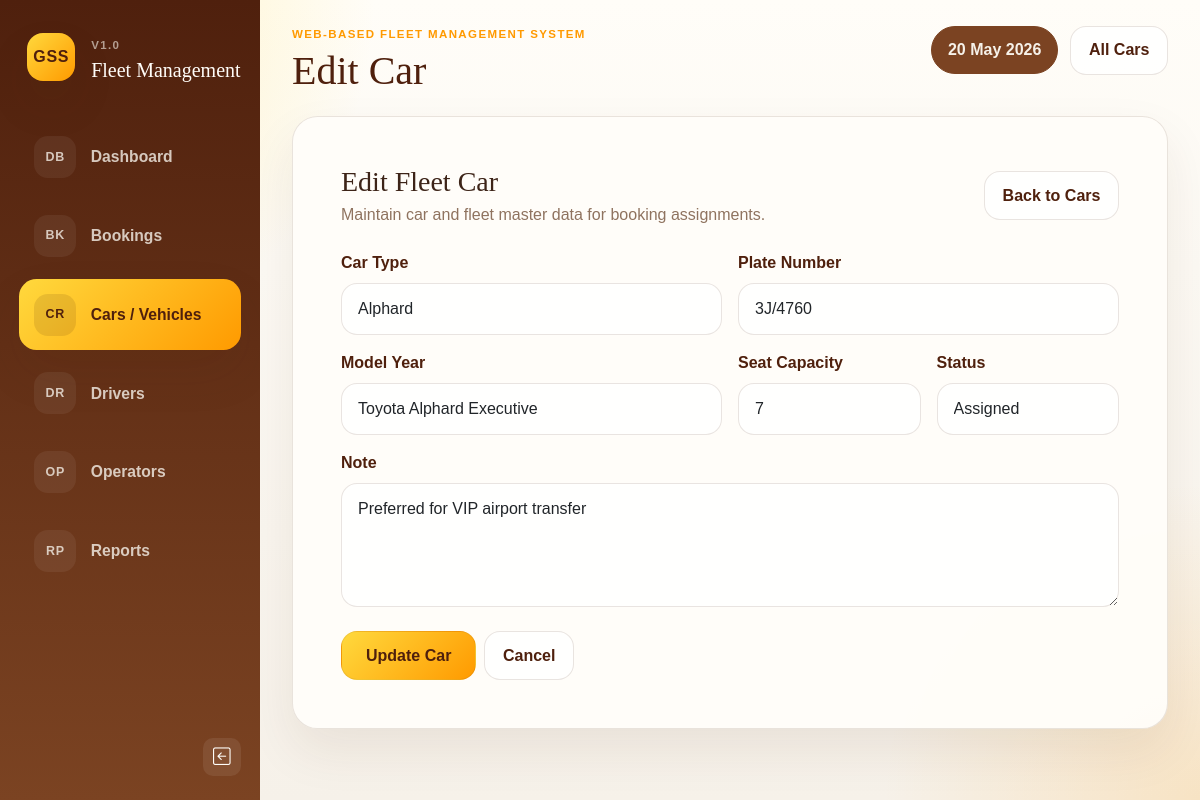
Page /car-edit.php?id=1 on the committed database.
### tables this page shows
CREATE TABLE cars (

    id INT UNSIGNED AUTO_INCREMENT PRIMARY KEY,

    car_type VARCHAR(100) NOT NULL,

    plate_no VARCHAR(50) NOT NULL UNIQUE,

    model_name VARCHAR(100) NOT NULL,

    seat_capacity TINYINT UNSIGNED NOT NULL DEFAULT 4,

    availability_status ENUM(
        'Available',
        'Assigned',
        'Maintenance',
        'Inactive'
    ) NOT NULL DEFAULT 'Available',

    note TEXT NULL,

    created_at TIMESTAMP DEFAULT CURRENT_TIMESTAMP,

    updated_at TIMESTAMP DEFAULT CURRENT_TIMESTAMP
    ON UPDATE CURRENT_TIMESTAMP

);

### includes/helpers.php (called while the page is built, shortened)
<?php
function e(?string $value): string
{
    return htmlspecialchars((string) $value, ENT_QUOTES, 'UTF-8');
}
function car_statuses(): array
{
    return [
        'Available',
        'Assigned',
        'Maintenance',
    ];
}
function selected(mixed $actual, mixed $expected): string
{
    return (string) $actual === (string) $expected ? 'selected' : '';
}

### includes/car-form.php (the view, shortened to what this page needs)
<?php
$car = $car ?? [];
$submitLabel = $submitLabel ?? 'Save Car';
$formTitle = $formTitle ?? 'Car Form';
?>
<div class="card-shell form-card">
    <div class="card-body p-4 p-lg-5">
        <div class="d-flex justify-content-between align-items-center flex-wrap gap-2 mb-4">
            <div>
                <h1 class="h3 mb-1"><?= e($formTitle) ?></h1>
                <p class="text-muted-soft mb-0">Maintain car and fleet master data for booking assignments.</p>
            </div>
            <a class="btn btn-shell" href="cars.php">Back to Cars</a>
        </div>
        <form method="post" class="row g-3">
            <div class="col-md-6">
                <label for="car_type" class="form-label">Car Type</label>
                <input type="text" class="form-control" id="car_type" name="car_type" value="<?= e($car['car_type'] ?? '') ?>" required>
            </div>
            <div class="col-md-6">
                <label for="plate_no" class="form-label">Plate Number</label>
                <input type="text" class="form-control" id="plate_no" name="plate_no" value="<?= e($car['plate_no'] ?? '') ?>" required>
            </div>
            <div class="col-md-6">
                <label for="model_name" class="form-label">Model Year</label>
                <input type="text" class="form-control" id="model_name" name="model_name" value="<?= e($car['model_name'] ?? '') ?>" required>
            </div>
            <div class="col-md-3">
                <label for="seat_capacity" class="form-label">Seat Capacity</label>
                <input type="number" min="1" class="form-control" id="seat_capacity" name="seat_capacity" value="<?= e((string) ($car['seat_capacity'] ?? 4)) ?>" required>
            </div>
            <div class="col-md-3">
                <label for="availability_status" class="form-label">Status</label>
                <select class="form-select" id="availability_status" name="availability_status" required>
                    <?php foreach (car_statuses() as $status): ?>
                        <option value="<?= e($status) ?>" <?= selected($car['availability_status'] ?? 'Available', $status) ?>>
                            <?= e($status) ?>
                        </option>
                    <?php endforeach; ?>
                </select>
            </div>
            <div class="col-12">
                <label for="note" class="form-label">Note</label>
                <textarea class="form-control" id="note" name="note" rows="4" placeholder="Optional note about maintenance, assignment, or condition"><?= e($car['note'] ?? '') ?></textarea>
            </div>
            <div class="col-12 d-flex flex-wrap gap-2 pt-2">
                <button type="submit" class="btn btn-accent px-4"><?= e($submitLabel) ?></button>
                <a class="btn btn-shell" href="cars.php">Cancel</a>
            </div>
        </form>
    </div>
</div>

### assets/css/style.css (style rules this page uses)
:root { --cream: #f6f1e9; --gold: #ffd93d; --amber: #ff9a00; --cocoa: #4f200d; --cocoa-soft: #7b4322; --paper: #fffaf3; --paper-strong: #fffdf9; --ink: #3d2418; --muted: #8f735f; --line: rgba(79, 32, 13, 0.12); --shadow: 0 22px 50px rgba(79, 32, 13, 0.08); }
*, *::before, *::after { box-sizing: border-box; }
body { margin: 0; min-height: 100vh; background: radial-gradient(circle at top left, rgba(255, 217, 61, 0.36), transparent 26%), radial-gradient(circle at bottom right, rgba(255, 154, 0, 0.16), transparent 22%), linear-gradient(180deg, #fffdf8 0%, var(--cream) 100%); color: var(--ink); font-family: "Trebuchet MS", "Gill Sans", sans-serif; }
h1, h2, h3, h4, h5, h6 { font-family: Georgia, "Palatino Linotype", serif; color: var(--cocoa); }
a { color: inherit; text-decoration: none; }
.card-shell { background: rgba(255, 253, 249, 0.96); border: 1px solid var(--line); border-radius: 1.6rem; box-shadow: var(--shadow); }
.text-muted-soft { color: var(--muted); }
.btn { border-radius: 1rem; font-weight: 700; padding: 0.72rem 1.1rem; }
.btn-accent { background: linear-gradient(135deg, var(--gold), var(--amber)); border: 1px solid rgba(79, 32, 13, 0.08); color: var(--cocoa); }
.btn-shell { background: rgba(255, 255, 255, 0.8); border: 1px solid var(--line); color: var(--cocoa); }
.form-card { overflow: hidden; }
.form-label { font-weight: 700; color: var(--cocoa); }
.form-control, .form-select, .form-control:focus, .form-select:focus { border-radius: 1rem; }
.form-control, .form-select { border-color: rgba(79, 32, 13, 0.12); background: rgba(255, 255, 255, 0.85); padding: 0.82rem 1rem; }

### assets/css/sidebar.css (style rules this page uses)
html, body { overflow-x: hidden; }

### rows in the picture
cars: car_type "Alphard", plate_no "3J/4760", model_name "Toyota Alphard Executive", seat_capacity "7", availability_status "Assigned", note "Preferred for VIP airport transfer"

### other values in the picture
$item['icon'] "DB"
$item['label'] "Dashboard"
$item['icon'] "BK"
$item['label'] "Bookings"
$item['icon'] "CR"
$item['label'] "Cars / Vehicles"
$item['icon'] "DR"
$item['label'] "Drivers"
$item['icon'] "OP"
$item['label'] "Operators"
$item['icon'] "RP"
$item['label'] "Reports"
$pageTitle "Edit Car"
$formTitle "Edit Fleet Car"
$submitLabel "Update Car"
